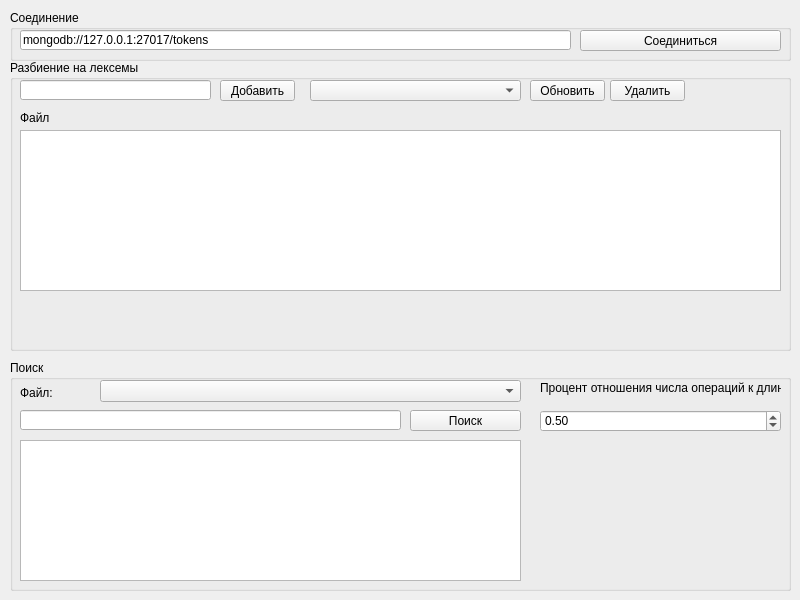
<?xml version="1.0" encoding="UTF-8"?>
<ui version="4.0">
 <class>MainWindow</class>
 <widget class="QMainWindow" name="MainWindow">
  <property name="geometry">
   <rect>
    <x>0</x>
    <y>0</y>
    <width>800</width>
    <height>600</height>
   </rect>
  </property>
  <property name="windowTitle">
   <string>Python Token Storage Tool</string>
  </property>
  <widget class="QWidget" name="centralwidget">
   <widget class="QGroupBox" name="grpConnection">
    <property name="geometry">
     <rect>
      <x>10</x>
      <y>10</y>
      <width>781</width>
      <height>51</height>
     </rect>
    </property>
    <property name="title">
     <string>Соединение</string>
    </property>
    <widget class="QLineEdit" name="txtConnectionString">
     <property name="geometry">
      <rect>
       <x>10</x>
       <y>20</y>
       <width>551</width>
       <height>20</height>
      </rect>
     </property>
     <property name="inputMask">
      <string/>
     </property>
     <property name="text">
      <string>mongodb://127.0.0.1:27017/tokens</string>
     </property>
    </widget>
    <widget class="QPushButton" name="btnConnect">
     <property name="geometry">
      <rect>
       <x>570</x>
       <y>20</y>
       <width>201</width>
       <height>21</height>
      </rect>
     </property>
     <property name="text">
      <string>Соединиться</string>
     </property>
    </widget>
   </widget>
   <widget class="QGroupBox" name="grpTokens">
    <property name="geometry">
     <rect>
      <x>10</x>
      <y>60</y>
      <width>781</width>
      <height>291</height>
     </rect>
    </property>
    <property name="title">
     <string>Разбиение на лексемы</string>
    </property>
    <widget class="QLineEdit" name="txtFilename">
     <property name="geometry">
      <rect>
       <x>10</x>
       <y>20</y>
       <width>191</width>
       <height>20</height>
      </rect>
     </property>
    </widget>
    <widget class="QPushButton" name="btnAdd">
     <property name="geometry">
      <rect>
       <x>210</x>
       <y>20</y>
       <width>75</width>
       <height>21</height>
      </rect>
     </property>
     <property name="text">
      <string>Добавить</string>
     </property>
    </widget>
    <widget class="QComboBox" name="cmbFiles">
     <property name="geometry">
      <rect>
       <x>300</x>
       <y>20</y>
       <width>211</width>
       <height>21</height>
      </rect>
     </property>
    </widget>
    <widget class="QPushButton" name="btnUpdate">
     <property name="geometry">
      <rect>
       <x>520</x>
       <y>20</y>
       <width>75</width>
       <height>21</height>
      </rect>
     </property>
     <property name="text">
      <string>Обновить</string>
     </property>
    </widget>
    <widget class="QPushButton" name="btnRemove">
     <property name="geometry">
      <rect>
       <x>600</x>
       <y>20</y>
       <width>75</width>
       <height>21</height>
      </rect>
     </property>
     <property name="text">
      <string>Удалить</string>
     </property>
    </widget>
    <widget class="QPlainTextEdit" name="txtFile">
     <property name="geometry">
      <rect>
       <x>10</x>
       <y>70</y>
       <width>761</width>
       <height>161</height>
      </rect>
     </property>
    </widget>
    <widget class="QLabel" name="lblFile">
     <property name="geometry">
      <rect>
       <x>10</x>
       <y>50</y>
       <width>101</width>
       <height>16</height>
      </rect>
     </property>
     <property name="text">
      <string>Файл</string>
     </property>
    </widget>
    <widget class="QLabel" name="lblError">
     <property name="geometry">
      <rect>
       <x>20</x>
       <y>240</y>
       <width>741</width>
       <height>41</height>
      </rect>
     </property>
     <property name="palette">
      <palette>
       <active>
        <colorrole role="WindowText">
         <brush brushstyle="SolidPattern">
          <color alpha="255">
           <red>255</red>
           <green>0</green>
           <blue>4</blue>
          </color>
         </brush>
        </colorrole>
       </active>
       <inactive>
        <colorrole role="WindowText">
         <brush brushstyle="SolidPattern">
          <color alpha="255">
           <red>255</red>
           <green>0</green>
           <blue>4</blue>
          </color>
         </brush>
        </colorrole>
       </inactive>
       <disabled>
        <colorrole role="WindowText">
         <brush brushstyle="SolidPattern">
          <color alpha="255">
           <red>120</red>
           <green>120</green>
           <blue>120</blue>
          </color>
         </brush>
        </colorrole>
       </disabled>
      </palette>
     </property>
     <property name="text">
      <string/>
     </property>
    </widget>
   </widget>
   <widget class="QGroupBox" name="grpSearch">
    <property name="geometry">
     <rect>
      <x>10</x>
      <y>360</y>
      <width>781</width>
      <height>231</height>
     </rect>
    </property>
    <property name="title">
     <string>Поиск</string>
    </property>
    <widget class="QLineEdit" name="txtSearchTokens">
     <property name="geometry">
      <rect>
       <x>10</x>
       <y>50</y>
       <width>381</width>
       <height>20</height>
      </rect>
     </property>
    </widget>
    <widget class="QPushButton" name="btnSearch">
     <property name="geometry">
      <rect>
       <x>400</x>
       <y>50</y>
       <width>111</width>
       <height>21</height>
      </rect>
     </property>
     <property name="text">
      <string>Поиск</string>
     </property>
    </widget>
    <widget class="QLabel" name="lblFile_2">
     <property name="geometry">
      <rect>
       <x>10</x>
       <y>23</y>
       <width>71</width>
       <height>20</height>
      </rect>
     </property>
     <property name="text">
      <string>Файл: </string>
     </property>
    </widget>
    <widget class="QComboBox" name="cmbSearchFile">
     <property name="geometry">
      <rect>
       <x>90</x>
       <y>20</y>
       <width>421</width>
       <height>22</height>
      </rect>
     </property>
    </widget>
    <widget class="QListWidget" name="lstTokens">
     <property name="geometry">
      <rect>
       <x>10</x>
       <y>80</y>
       <width>501</width>
       <height>141</height>
      </rect>
     </property>
    </widget>
    <widget class="QLabel" name="lblPercent">
     <property name="geometry">
      <rect>
       <x>530</x>
       <y>20</y>
       <width>241</width>
       <height>16</height>
      </rect>
     </property>
     <property name="text">
      <string>Процент отношения числа операций к длине:</string>
     </property>
    </widget>
    <widget class="QDoubleSpinBox" name="doubleSpinBox">
     <property name="geometry">
      <rect>
       <x>530</x>
       <y>50</y>
       <width>241</width>
       <height>22</height>
      </rect>
     </property>
     <property name="maximum">
      <double>1.000000000000000</double>
     </property>
     <property name="singleStep">
      <double>0.100000000000000</double>
     </property>
     <property name="value">
      <double>0.500000000000000</double>
     </property>
    </widget>
   </widget>
  </widget>
 </widget>
 <resources/>
 <connections/>
</ui>
